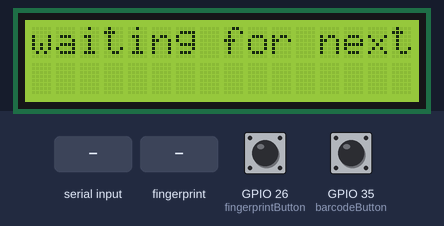
Recording of a sketch running on a simulated ESP32. Shown: 16×2 character LCD. The inputs (shaded band) are chosen by the test bench; at power-on: GPIO 26 (fingerprintButton) HIGH, GPIO 35 (barcodeButton) HIGH. WiFi joins after 1.5 s; servers stay silent unless stated; uploads are accepted with an empty reply; EEPROM starts erased; what the sketch prints to the serial monitor is not drawn.

Above: at 3.7 s.
3.8 s: "1" received over the second serial link
At 5.3 s:
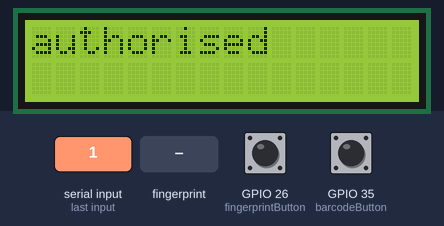
6.8 s: GPIO 26 (fingerprintButton) pulled LOW for 0.15 s
At 9.2 s:
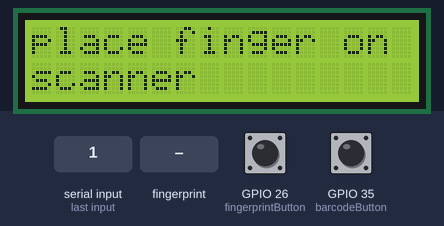
9.5 s: GPIO 35 (barcodeButton) pulled LOW for 0.15 s
11.1 s: finger stored as number 1 placed on the sensor
At 12.3 s:
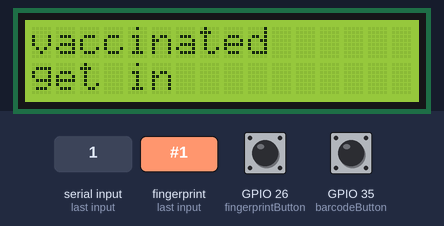
14.1 s: finger stored as number 1 placed on the sensor
At 16.1 s:
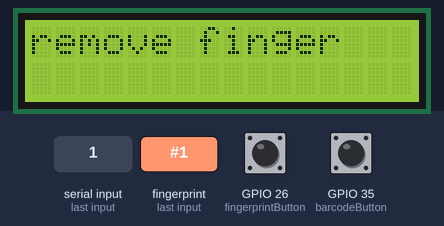
18.6 s: finger stored as number 1 placed on the sensor
At 19.6 s:
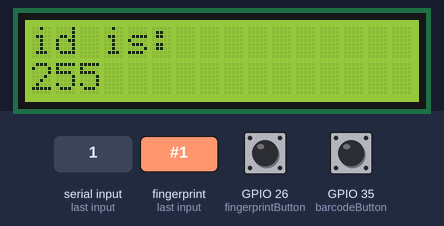
Timing chart, 0 to 21.6 s (numbered marks = the images above; inputs shaded):
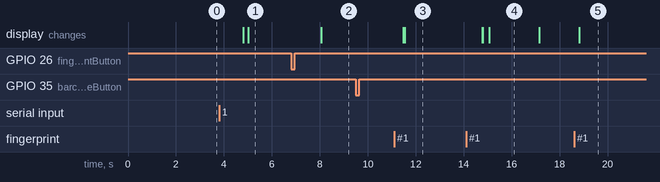

The sketch:

Covid.ino
```cpp
#include <LiquidCrystal_I2C.h>

#include <WiFi.h>
#include <HTTPClient.h>

#include <Adafruit_Fingerprint.h>
#include <EEPROM.h>

#define EEPROM_SIZE 100
#if (defined(__AVR__) || defined(ESP8266)) && !defined(__AVR_ATmega2560__)
// For UNO and others without hardware serial, we must use software serial...
// pin #2 is IN from sensor (GREEN wire)
// pin #3 is OUT from arduino  (WHITE wire)
// Set up the serial port to use softwareserial..
SoftwareSerial mySerial(2, 3);

#else
// On Leonardo/M0/etc, others with hardware serial, use hardware serial!
// #0 is green wire, #1 is white
#define mySerial Serial

#endif


Adafruit_Fingerprint finger = Adafruit_Fingerprint(&mySerial);


const char* ssid = "futuristic";
const char* password = "francois00001";

volatile int last_time;

//Your Domain name with URL path or IP address with path
String serverName = "http://192.168.43.14:1998/vaccinated/";
// set the LCD number of columns and rows
int lcdColumns = 16;
int lcdRows = 2;

// set LCD address, number of columns and rows
// if you don't know your display address, run an I2C scanner sketch
LiquidCrystal_I2C lcd(0x27, lcdColumns, lcdRows);
#define RXD2 16
#define TXD2 17
String mess="";

const int barcodeButton = 35;

const int fingerprintButton = 26;

boolean enroll = false;
boolean auth = false;

void IRAM_ATTR registerPatient() {
  Serial.println("registering patient");

  enroll = true;
}

void IRAM_ATTR fingerprint() {
  int current_time = millis();

  if(current_time > (last_time + 10)){
      Serial.println("checking patient");

      auth = true;
      last_time = current_time;
  }
}

void setup() {
  // Note the format for setting a serial port is as follows: Serial2.begin(baud-rate, protocol, RX pin, TX pin);
  //Serial.begin(115200);
  //Serial1.begin(9600, SERIAL_8N1, RXD2, TXD2);
  Serial2.begin(9600, SERIAL_8N1, RXD2, TXD2);
  EEPROM.begin(EEPROM_SIZE);
  pinMode(barcodeButton, INPUT);
  pinMode(fingerprintButton, INPUT);

  attachInterrupt(digitalPinToInterrupt(barcodeButton), registerPatient, FALLING);
  attachInterrupt(digitalPinToInterrupt(fingerprintButton), fingerprint, FALLING);
    // initialize LCD
  lcd.init();
  // turn on LCD backlight
  lcd.backlight();
    lcd.setCursor(0, 0);
  // print message
  lcd.print("waiting for next person");

    WiFi.begin(ssid, password);
  Serial.println("Connecting");
  while(WiFi.status() != WL_CONNECTED) {
    delay(500);
    Serial.print(".");
  }
  Serial.println("");
  Serial.print("Connected to WiFi network with IP Address: ");
  Serial.println(WiFi.localIP());

    // set the data rate for the sensor serial port

  finger.begin(57600);

  if (finger.verifyPassword()) {
    Serial.println("Found fingerprint sensor!");
  } else {
    Serial.println("Did not find fingerprint sensor :(");
    while (1) { delay(1); }
  }


  Serial.println(F("Reading sensor parameters"));
  finger.getParameters();
  Serial.print(F("Status: 0x")); Serial.println(finger.status_reg, HEX);
  Serial.print(F("Sys ID: 0x")); Serial.println(finger.system_id, HEX);
  Serial.print(F("Capacity: ")); Serial.println(finger.capacity);
  Serial.print(F("Security level: ")); Serial.println(finger.security_level);
  Serial.print(F("Device address: ")); Serial.println(finger.device_addr, HEX);
  Serial.print(F("Packet len: ")); Serial.println(finger.packet_len);
  Serial.print(F("Baud rate: ")); Serial.println(finger.baud_rate);
  last_time = millis();
}
#include "enrollPassenger.h"
#include "checkPatient.h"
void loop() {
  Serial.println("here");
  while (Serial2.available()) {
    mess = Serial2.readString();
    Serial.println(mess);
    lcd.clear();
    lcd.setCursor(0, 0);
    lcd.print(mess);
     if(WiFi.status()== WL_CONNECTED){
      HTTPClient http;
      String message = String(mess);
      String serverPath = serverName + "fingerprint?id="+message[0];
      serverPath = String(serverPath);
      // Your Domain name with URL path or IP address with path
      http.begin(serverPath.c_str());
      Serial.print(serverPath);
      // Send HTTP GET request
      int httpResponseCode = http.GET();
      Serial.println(httpResponseCode);
      if (httpResponseCode>0) {
        Serial.print("HTTP Response code: ");
        Serial.println(httpResponseCode);
        String payload = http.getString();
        Serial.println(payload);
        if(httpResponseCode==200){
                  lcd.clear();
         lcd.print("authorised");
          delay(3000);
        }else{
         lcd.clear();
         lcd.print("network error");
          delay(3000);
        }

      }
      else {
        Serial.print("Error code: ");
        Serial.println(httpResponseCode);
        lcd.print("server error");
      }
      // Free resources
      http.end();
    }
    else {
      Serial.println("WiFi Disconnected");
    }
        lcd.clear();
    lcd.print("waiting for next person");
  }
  if(enroll) {
    //call the authentication function
    Serial.println("call the enroll function");

    uint8_t patieId=  enrollPassenger();
    Serial.println("the id is");
    Serial.println(patieId);
          lcd.clear();
    lcd.setCursor(0, 0);
    lcd.print("id is:");
    lcd.setCursor(0, 1);
    lcd.print(patieId);
    uint8_t next_id=patieId+1;
    EEPROM.write(1,next_id );
    EEPROM.commit();
    enroll = false;
    delay(3000);
    lcd.clear();
    lcd.print("waiting for next person");
  }
   if(auth) {
    //call the authentication function
    Serial.println("call the fp check function");
    uint8_t vaccinatedFlag =  checkPatient() ;
    if(vaccinatedFlag!=150){
     Serial.println("vaccinated with id");
     Serial.println( vaccinatedFlag );
      lcd.clear();
      lcd.setCursor(0, 0);
      lcd.print("vaccinated");
      lcd.setCursor(0, 1);
      lcd.print("get in");
      if(WiFi.status()== WL_CONNECTED){
      HTTPClient http;
      String serverPath = serverName + "fingerprint?id="+vaccinatedFlag;
      serverPath = String(serverPath);
      // Your Domain name with URL path or IP address with path
      http.begin(serverPath.c_str());
      Serial.print(serverPath);
      // Send HTTP GET request
      int httpResponseCode = http.GET();

      if (httpResponseCode>0) {
        Serial.print("HTTP Response code: ");
        Serial.println(httpResponseCode);
        String payload = http.getString();
        Serial.println(payload);
      }
      else {
        Serial.print("Error code: ");
        Serial.println(httpResponseCode);
      }
      // Free resources
      http.end();
    }
    else {
      Serial.println("WiFi Disconnected");
    }
    }else{
     Serial.println("Not Vaccinated");
    }

    auth = false;
        delay(3000);
    lcd.clear();
    lcd.print("waiting for next person");
  }
}
```

checkPatient.h
```cpp
uint8_t getFingerID() {
  Serial.println("Driver Place Your FingerPrint");

  uint8_t p = finger.getImage();
  if (p != FINGERPRINT_OK)  return -1;

  p = finger.image2Tz();
  if (p != FINGERPRINT_OK)  return -1;

  p = finger.fingerFastSearch();
  if (p != FINGERPRINT_OK)  return 150;

  // found a match!
  Serial.print("Found ID #"); Serial.print(finger.fingerID);
  Serial.print(" with confidence of "); Serial.println(finger.confidence);
    lcd.clear();
    lcd.setCursor(0, 0);
    lcd.print("done");

  return finger.fingerID;
}
uint8_t checkPatient() {
    lcd.clear();
    lcd.setCursor(0, 0);
    lcd.print("place finger on");
    lcd.setCursor(0, 1);
    lcd.print("scanner");
  uint8_t flag=getFingerID();
  while(flag==255){
    flag =getFingerID();
    delay(50);
  }
 return flag;

}
```

enrollPassenger.h
```cpp
uint8_t _id;


uint8_t passengerEnroll() {

  int p = -1;
  Serial.print("Waiting for valid finger to enroll as #"); Serial.println(_id);
  while (p != FINGERPRINT_OK) {
    p = finger.getImage();  //Ask the sensor to take an image of the finger pressed on surface
    switch (p) {
    case FINGERPRINT_OK:
      Serial.println("Image taken");
      break;
    case FINGERPRINT_NOFINGER:
      Serial.println(".");
      break;
    case FINGERPRINT_PACKETRECIEVEERR:
      Serial.println("Communication error");
      break;
    case FINGERPRINT_IMAGEFAIL:
      Serial.println("Imaging error");
      break;
    default:
      Serial.println("Unknown error");
      break;
    }
  }

  // OK success!

  p = finger.image2Tz(1); //Ask the sensor to convert image to feature template
  switch (p) {
    case FINGERPRINT_OK:
      Serial.println("Image converted");
      break;
    case FINGERPRINT_IMAGEMESS:
      Serial.println("Image too messy");
      return p;
    case FINGERPRINT_PACKETRECIEVEERR:
      Serial.println("Communication error");
      return p;
    case FINGERPRINT_FEATUREFAIL:
      Serial.println("Could not find fingerprint features");
      return p;
    case FINGERPRINT_INVALIDIMAGE:
      Serial.println("Could not find fingerprint features");
      return p;
    default:
      Serial.println("Unknown error");
      return p;
  }

  Serial.println("Remove finger");
    lcd.clear();
    lcd.setCursor(0, 0);
    lcd.print("remove finger");

  delay(2000);
  p = 0;
  while (p != FINGERPRINT_NOFINGER) {
    p = finger.getImage();
  }
  Serial.print("ID "); Serial.println(_id);
  p = -1;
  Serial.println("Place same finger again");
    lcd.clear();
    lcd.setCursor(0, 0);
    lcd.print("Place same");
    lcd.setCursor(0,1);
    lcd.print("finger again");
  while (p != FINGERPRINT_OK) {
    p = finger.getImage();
    switch (p) {
    case FINGERPRINT_OK:
      Serial.println("Image taken");
      break;
    case FINGERPRINT_NOFINGER:
      Serial.print(".");
      break;
    case FINGERPRINT_PACKETRECIEVEERR:
      Serial.println("Communication error");
      break;
    case FINGERPRINT_IMAGEFAIL:
      Serial.println("Imaging error");
      break;
    default:
      Serial.println("Unknown error");
      break;
    }
  }

  // OK success!

  p = finger.image2Tz(2);  //Ask the sensor to convert image to feature template
  switch (p) {
    case FINGERPRINT_OK:
      Serial.println("Image converted");
      break;
    case FINGERPRINT_IMAGEMESS:
      Serial.println("Image too messy");
      return p;
    case FINGERPRINT_PACKETRECIEVEERR:
      Serial.println("Communication error");
      return p;
    case FINGERPRINT_FEATUREFAIL:
      Serial.println("Could not find fingerprint features");
      return p;
    case FINGERPRINT_INVALIDIMAGE:
      Serial.println("Could not find fingerprint features");
      return p;
    default:
      Serial.println("Unknown error");
      return p;
  }

  // OK converted!
  Serial.print("Creating model for #");  Serial.println(_id);

  p = finger.createModel();//Ask the sensor to take two print feature template and create a model
  if (p == FINGERPRINT_OK) {
    Serial.println("Prints matched!");
  } else if (p == FINGERPRINT_PACKETRECIEVEERR) {
    Serial.println("Communication error");
    return p;
  } else if (p == FINGERPRINT_ENROLLMISMATCH) {
    Serial.println("Fingerprints did not match");
    return p;
  } else {
    Serial.println("Unknown error");
    return p;
  }

  Serial.print("ID "); Serial.println(_id);
  p = finger.storeModel(_id); //Ask the sensor to store the calculated model for later matching
  if (p == FINGERPRINT_OK) {
    Serial.println("Stored!");
  } else if (p == FINGERPRINT_PACKETRECIEVEERR) {
    Serial.println("Communication error");
    return p;
  } else if (p == FINGERPRINT_BADLOCATION) {
    Serial.println("Could not store in that location");
    return p;
  } else if (p == FINGERPRINT_FLASHERR) {
    Serial.println("Error writing to flash");
    return p;
  } else {
    Serial.println("Unknown error");
    return p;
  }

  return true;
}


uint8_t enrollPassenger(){
  Serial.println("Ready to enroll a fingerprint!");
  Serial.println("Please type in the ID # (from 1 to 127) you want to save this finger as...");
  _id = EEPROM.read(1);

  Serial.println(_id);
      lcd.clear();
    lcd.setCursor(0, 0);
    lcd.print("place finger on");
    lcd.setCursor(0, 1);
    lcd.print("sensor");
  uint8_t val=0;
  while (!val){
    val = passengerEnroll();
    };
if(!val){
       lcd.clear();
    lcd.setCursor(0, 0);
    lcd.print("error try again");

}
      lcd.clear();
    lcd.setCursor(0, 0);
    lcd.print("dones");

 return _id;


}
```

Measured:
- after the input at 3.8 s, the display: first changes after 1.0 s (image 1 shows a later state)
- after the input at 6.8 s, the display: changes after 1.3 s (image 2)
- after the input at 9.5 s, every drawn part: stays the same
- after the input at 11.1 s, the display: first changes after 0.37 s (image 3 shows a later state)
- after the input at 14.1 s, the display: first differs from a run without the input after 0.97 s (image 4)
- after the input at 18.6 s, the display: changes after 0.23 s (image 5)
- what the display in image 4 shows lasts 2.1 s, from 15.1 s to 17.2 s
